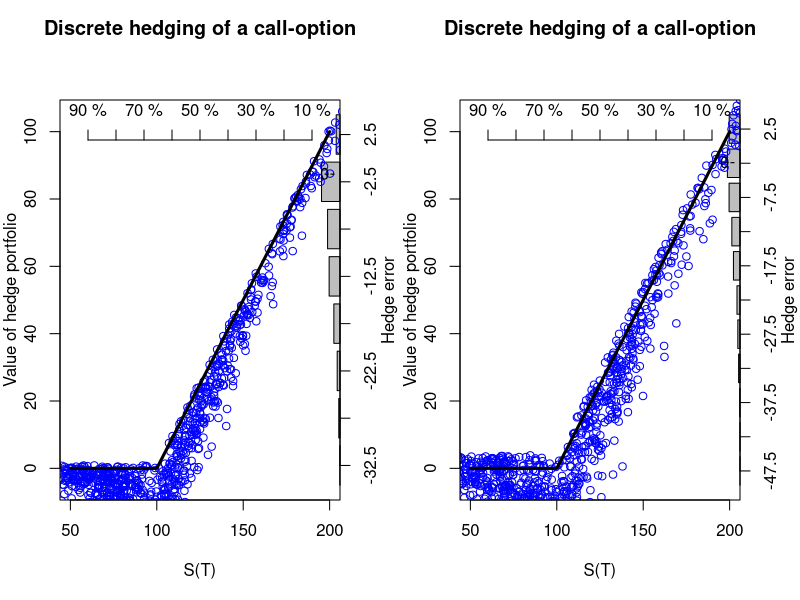
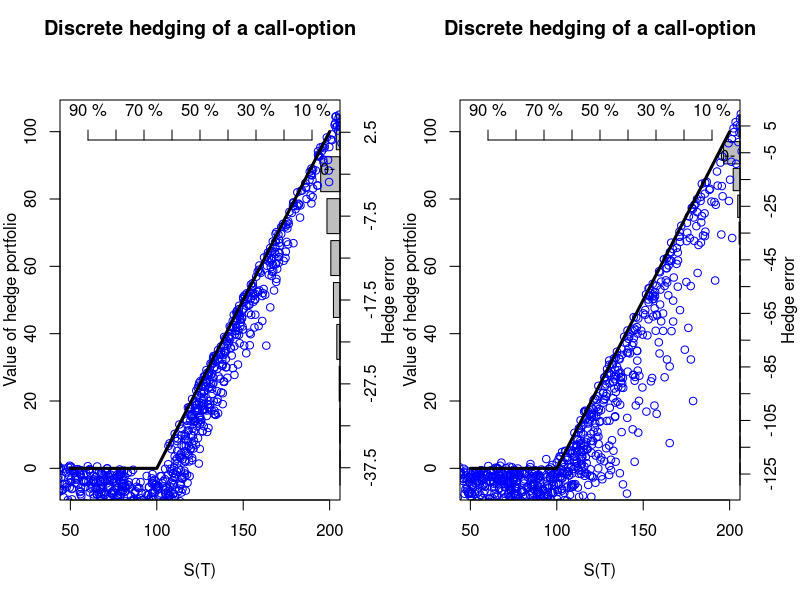
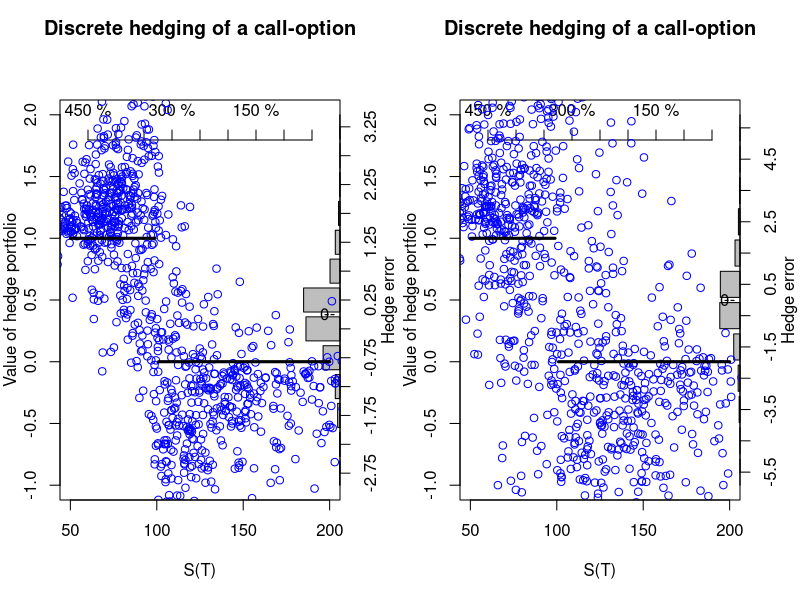
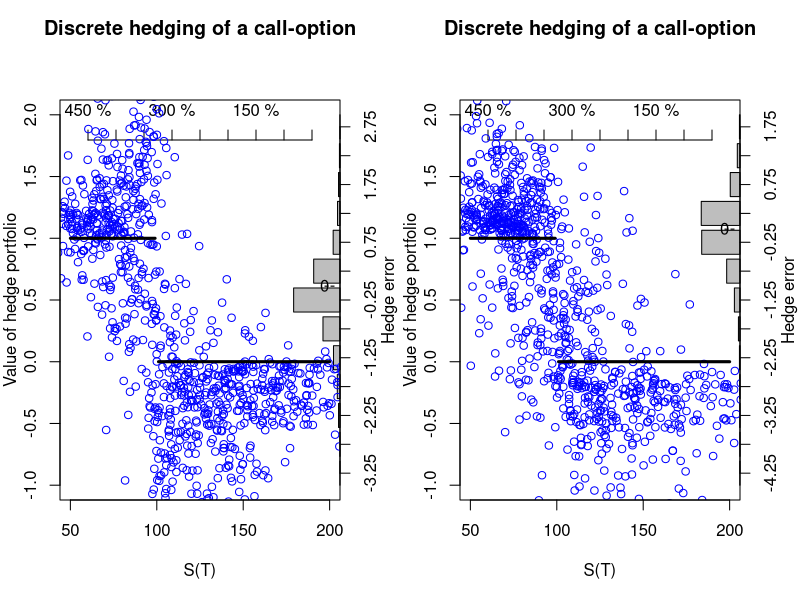

These charts were generated, in order, by the following R code:

BlackScholesFormula  <- function (spot,timetomat,strike,r, q=0, sigma, opttype=1, greektype=1)
{ 
  "
  Docstring skrevet af Jonas Wolff
  
  -----
  param spot
  ::Type float
    Start kurs
  
  param timetomat
  ::Type float
    løbetiden
    
  param strike
  ::Type float
    Strike
    
  param r
  ::Type float
    risikofri rente
  
  param q
  ::Type float
    tids diskontering på param. spot
    
  param sigma
  ::Type float
    sigma i blackschols (i.e. wienerprocessens koeficient)
    
  param opttype
  ::Type float
    =1 er det call
  
  param greektype
  ::Type float
    =1 er det prisen
    =2 er det tid t delta'et
    
  return
  ::Type float
    Blacksholes formel output
    
  
  "
  #opttype <- 3
  d1<-(log(spot/strike)+ ((r-q)+0.5*sigma^2)*timetomat)/(sigma*sqrt(timetomat))
  d2<-d1-sigma*sqrt(timetomat)
  # spot = Y_o
  # timetomat = T-t
  # q = (beta-alpha)
  if (opttype==1 && greektype==1) result<-spot*exp(-q*timetomat)*pnorm(d1)-strike*exp(-r*timetomat)*pnorm(d2)
  
  if (opttype==2 && greektype==1) result<-spot*exp(-q*timetomat)*pnorm(d1)-strike*exp(-r*timetomat)*pnorm(d2)-spot*exp(-q*timetomat)+strike*exp(-r*timetomat)
  
  if (opttype==1 && greektype==2) result<-exp(-q*timetomat)*pnorm(d1)
  
  if (opttype==2 && greektype==2) result<-exp(-q*timetomat)*(pnorm(d1)-1)
  
  if (greektype==3) result<-exp(-q*timetomat)*dnorm(d1)/(spot*sigma*sqrt(timetomat))
  
  if (greektype==4) result<-exp(-q*timetomat)*spot*dnorm(d1)*sqrt(timetomat)
  
  
  if (opttype==3 && greektype==1) result<- 1*exp(-r*(timetomat))*pnorm(log(strike/spot),(r-1/2*sigma^2)*timetomat,sigma*sqrt(timetomat))
  if (opttype==3 && greektype==2) result<- -1*exp(-r*(timetomat))*dnorm(log(strike/spot),(r-1/2*sigma^2)*timetomat,sigma*sqrt(timetomat))/spot
  return(result)
  BlackScholesFormula<-result
  
}

BlackScholesImpVol  <- function (obsprice,spot,timetomat,strike,r, q=0, opttype=1)
{ difference<- function(sigBS, obsprice,spot,timetomat,strike,r,q,opttype)
{BlackScholesFormula (spot,timetomat,strike,r,q,sigBS, opttype,1)-obsprice
}
uniroot(difference, c(10^-6,10),obsprice=obsprice,spot=spot,timetomat=timetomat,strike=strike,r=r,q=q,opttype=opttype)$root
}

# INITIALIZE
# ==========
S0<-100
r<-0.02
mu<-0.02

sigma<-0.2
sigma_hedge<-0.2

capT<-1
strike<-100

Nhedge<-252
Nrep<-1000

reset_var <- function(){
  S0<<-100
  r<<-0.02
  mu<<-0.02
  
  sigma<<-0.2
  sigma_hedge<<-0.2
  
  capT<<-1
  strike<<-100
  
  Nhedge<<-252
  Nrep<<-1000
}
reset_var()
# HEDGE
# =====


hedgeerror_plotter <- function(hedgeerror,St,Vpf,strike,opttype_=1){
  St <- St-strike
  strike <- 0
  lim <- max(abs(hedgeerror))
  histdata <- hist(hedgeerror,plot=FALSE,freq=FALSE,breaks=pretty(c(-lim,lim),n=20))
  histdata <- data.frame(Data=histdata$density,Index=histdata$mids)
  rownames(histdata) <- histdata$Index
  if (opttype_ != 3){xlm <- 1}
  if (opttype_ == 3){xlm <- 5}
  xlm <- max(histdata$Data)*3
  bp <- barplot(height=histdata$Data,width=1,pos=0,xlim=c(xlm,0), axes=FALSE, frame.plot=FALSE,xlab="",ylab="",main="", horiz=TRUE)
  axis(side=4, at = bp, labels=histdata$Index)#,labels=histdata$mids)
  mtext("Hedge error", side = 4, line = 1.9, col = 1)
  axis(side=3, at = pretty(c(xlm*0.9,xlm*0.1),n=10), line=-2, labels = paste(pretty(c(xlm*0.9,xlm*0.1),n=10)*100,"%"))
  par(new=TRUE)
  
  xlim_top <- max(St)*1.5
  ylim_top <- max(abs(Vpf))*1.3
  xlim_bot <- min(St)
  
  plot(St,Vpf,col="blue",xlab="S(T)-K",ylab="",xlim=c(xlim_bot,xlim_top),ylim=c(-ylim_top,ylim_top))
  #text(50,125,paste("# hegde points =",Nhedge),adj=0)
  #text(50,120,paste("r-mu =",r-mu),adj=0)
  #text(50,115,paste("sigma-sigma_hedge =",sigma-sigma_hedge),adj=0)
  mtext("Value of hedge portfolio", side = 2, line = 2, col = 1)
  title("Discrete hedging of a call-option", line = 3.25)
  garbage <- function(X){ X[abs(X)>ylim_top/1.2]=NaN;return(X) }
  if (opttype_ == 1){
    points(xlim_bot:xlim_top,garbage(pmax(xlim_bot:xlim_top - strike,0)),type='l',lwd=3) 
  }
  if (opttype_ == 2){
    points(xlim_bot:xlim_top,pmax(strike-xlim_bot:xlim_top,0),type='l',lwd=3) 
  }
  if (opttype_ == 3){
    points(xlim_bot:xlim_top,pmax(strike-xlim_bot:xlim_top,0)/abs(strike-xlim_bot:xlim_top),type='l',lwd=3) 
  }
}


for (opttype_ in c(1,3)){

  main_code <- function() {
    St<-rep(S0, length=Nrep)
    dt<-capT/Nhedge
    #initialoutlay<-BlackScholesFormula(S0,capT,strike, r,0,sigma_hedge,1,1)
    initialoutlay<-BlackScholesFormula(S0,capT,strike, r,0,sigma,opttype_,1)
    
    Vpf<-rep(initialoutlay,length=Nrep)
    
    a<-BlackScholesFormula(St,capT,strike, r,0,sigma_hedge,opttype_,2)
    b<-Vpf-a*St
    
    for(i in 2:Nhedge){
      St<-St*exp((mu-0.5*sigma^2)*dt +(sigma-i/Nhedge)*sqrt(dt)*rnorm(Nrep))
      Vpf<-a*St+b*exp(dt*r)    
      a<-BlackScholesFormula(St,(capT-(i-1)*dt),strike, r,0,sigma_hedge,opttype_,2)
      b<-Vpf-a*St
    }
    
    St<-St*exp((mu-0.5*sigma^2)*dt +sigma*sqrt(dt)*rnorm(Nrep))
    Vpf<-a*St+b*exp(dt*r)
    if (opttype_ == 1){optionpayoff<-pmax(St-strike,0)}
    if (opttype_ == 2){optionpayoff<-pmax(strike-St,0)}
    if (opttype_ == 3){optionpayoff<-pmax(strike-St,0)/abs(strike-St)}
    hedgeerror<-Vpf-optionpayoff
    
    
    # SUMMARY STATS & GRAPHS
    # ======================
    print("---------------------------------------------------")
    print(c(paste("r-mu =",r-mu),paste("sigma-sigma_hedge =",sigma-sigma_hedge),paste("# hegde points =",Nhedge)))
    
    print(paste("Initial investment =",round(initialoutlay,4)))
    print(paste("Average discounted option payoff =",round(exp(-r*capT)*mean(optionpayoff),4)))
    print(paste("Average discounted portfolio value =",round(exp(-r*capT)*mean(Vpf),4)))
    print(paste("Terminal Hedge error mean =",mean(abs(hedgeerror))))
    print(paste("Terminal Hedge error SD =",sd(hedgeerror)))
    
    ToFile<-FALSE
    #par(mfrow=c(1,2))
    if (ToFile) png(file="Scatter.png",res=300,width = 3*480, height = 3*480)
    #(mfrow=c(1,2))
    histdata <- hist(hedgeerror,plot=FALSE,freq=1)
    histdata <- data.frame(Data=histdata$density,Index=histdata$mids)
    rownames(histdata) <- histdata$Index
    if (opttype_ != 3){xlm <- 1}
    if (opttype_ == 3){xlm <- 5}
    bp <- barplot(height=histdata$Data,width=1,xlim=c(xlm,0), axes=FALSE, frame.plot=FALSE,xlab="",ylab="",main="", horiz=TRUE)
    axis(side=4, at = bp, labels=histdata$Index)#,labels=histdata$mids)
    mtext("Hedge error", side = 4, line = 1.9, col = 1)
    axis(side=3, at = (1:9)/10*xlm, line=-2, labels = paste((1:9)*10*xlm,"%"))
    par(new=TRUE)
    if (opttype_ != 3){
      plot(St,Vpf,col="blue",xlab="S(T)",ylab="",xlim=c(50,200),ylim=c(-5,105))
      text(50,125,paste("# hegde points =",Nhedge),adj=0)
      text(50,120,paste("r-mu =",r-mu),adj=0)
      text(50,115,paste("sigma-sigma_hedge =",sigma-sigma_hedge),adj=0)
      #text(180,122,"hedge error", adj=0)
      #text(160,115,"(histogram, y-axis)", adj=0)
      text(197,100*ecdf(histdata$Index)(0),"0")
      text(200,100*ecdf(histdata$Index)(0),"--")
    }
    if (opttype_ == 3){
      plot(St,Vpf,col="blue",xlab="S(T)",ylab="",xlim=c(50,200),ylim=c(-1,2))
      text(50,2.5,paste("# hegde points =",Nhedge),adj=0)
      text(50,2.38,paste("r-mu =",r-mu),adj=0)
      text(50,2.25,paste("sigma-sigma_hedge =",sigma-sigma_hedge),adj=0)
      #text(180,122,"hedge error", adj=0)
      #text(160,115,"(histogram, y-axis)", adj=0)
      text(197,3*ecdf(histdata$Index)(0)-1,"0")
      text(200,3*ecdf(histdata$Index)(0)-1,"--")
    }
    mtext("Value of hedge portfolio", side = 2, line = 2, col = 1)
    title("Discrete hedging of a call-option", line = 3.25)
    if (opttype_ == 1){
      points(50:200,pmax(50:200 - strike,0),type='l',lwd=3) 
    }
    if (opttype_ == 2){
      points(50:200,pmax(strike-50:200,0),type='l',lwd=3) 
    }
    if (opttype_ == 3){
      points(50:200,pmax(strike-50:200,0)/abs(strike-50:200),type='l',lwd=3) 
    }
    
    if (ToFile) dev.off()
    reset_var() # dårlig kode praksis men meget belejligt her.
  }
  
  par(mfrow=c(1,2),mar=c(5,3,5,3))
  main_code() # standard
  
  sigma_hedge <- 0.1
  main_code()
  
  par(mfrow=c(1,2))
  mu <- 0.12
  main_code()
  
  Nhedge <- 10
  main_code()
}
